Frame 1 (no input): blank canvas, image omitted
Frame 60 (no input): blank canvas, image omitted
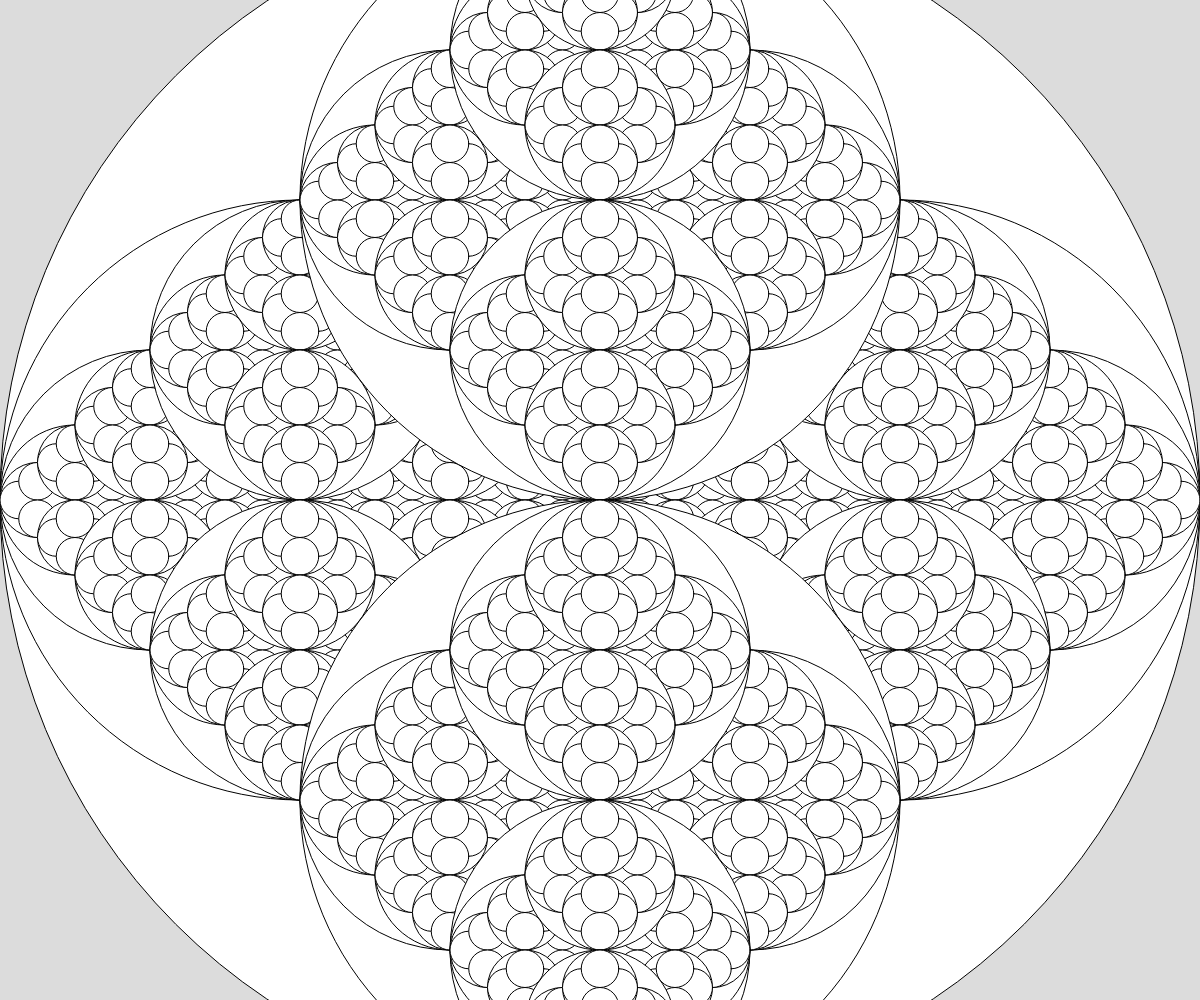
Frame 120 (the mouse pressed at the canvas centre since frame 60)

The p5.js sketch whose frames 1 and 60 were blank and that drew this single picture after the mouse press (run headless with seeded random() and noise() and a simulated clock; from frame 60 on, the mouse is pressed at the canvas centre):

// p5.js sketch
// ── sketch.js
// Project Title
// Your Name
// Date
//
// Extra for Experts:
// - describe what you did to take this project "above and beyond"


function setup() {
  createCanvas(windowWidth, windowHeight);
}

function draw() {
  background(220);
  recursiveCircle(width/2, height/2, mouseX)
}

function recursiveCircle(x, y, r) {
  circle(x, y, r*2)

  if (r > 30) {
    recursiveCircle(x - r/2, y, r/2)
    recursiveCircle(x + r/2, y, r/2)
    recursiveCircle(x, y - r/2, r/2)
    recursiveCircle(x, y + r/2, r/2)
  } 
}
